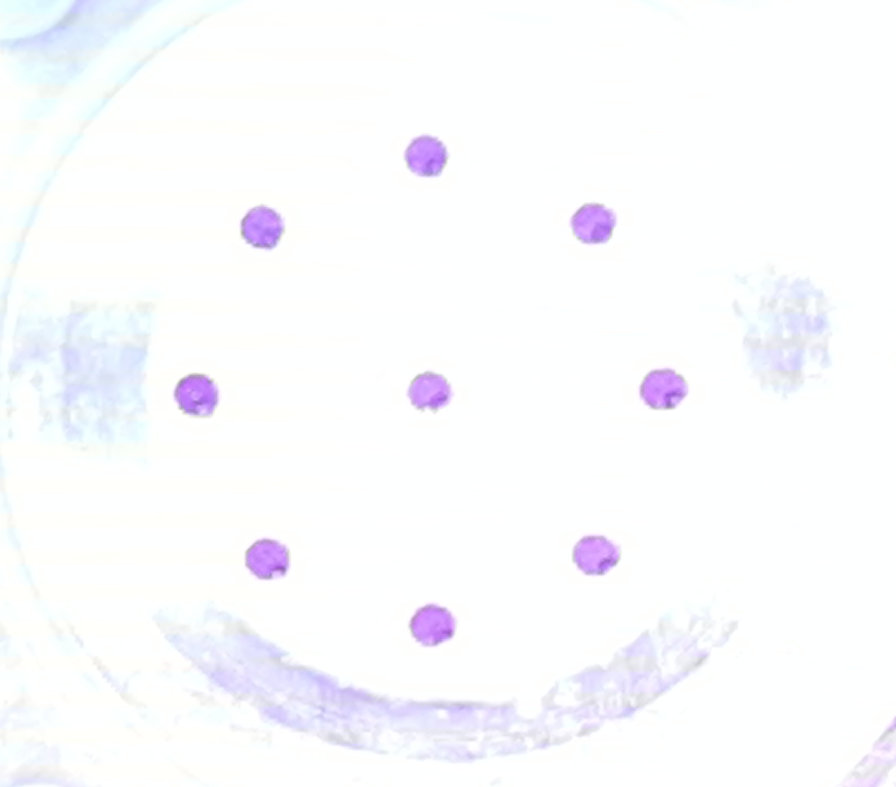
#> input picture mxyr/yuanshi.png, 896 x 787 px, shrunk from 1601 x 1407 before the run
$ python '图片处理模块.py'
#> lines starting #> are read from the running program, lines starting #| are printed output that depends on the picture; after the words box and inside, x2 and y2 are one past the last pixel; in counts of white or black regions, pixels touching at a corner belong together
import cv2
import numpy as np
img = cv2.imread("yuanshi.png")
#> img is the input picture: shape (787, 896, 3); mean B, G, R 253.6, 251, 250.6
img = cv2.cvtColor(img, cv2.COLOR_BGR2GRAY)
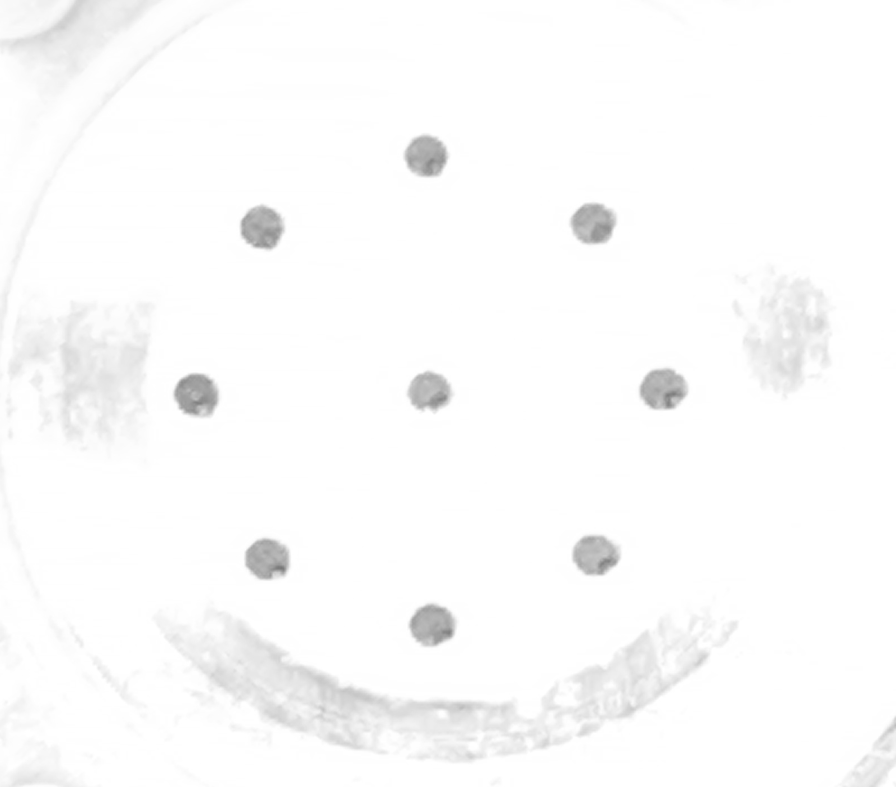
#> img: shape (787, 896); min 120, max 255, mean 251.4
print(type(img))
#| <class 'numpy.ndarray'>
out = 1.31*img
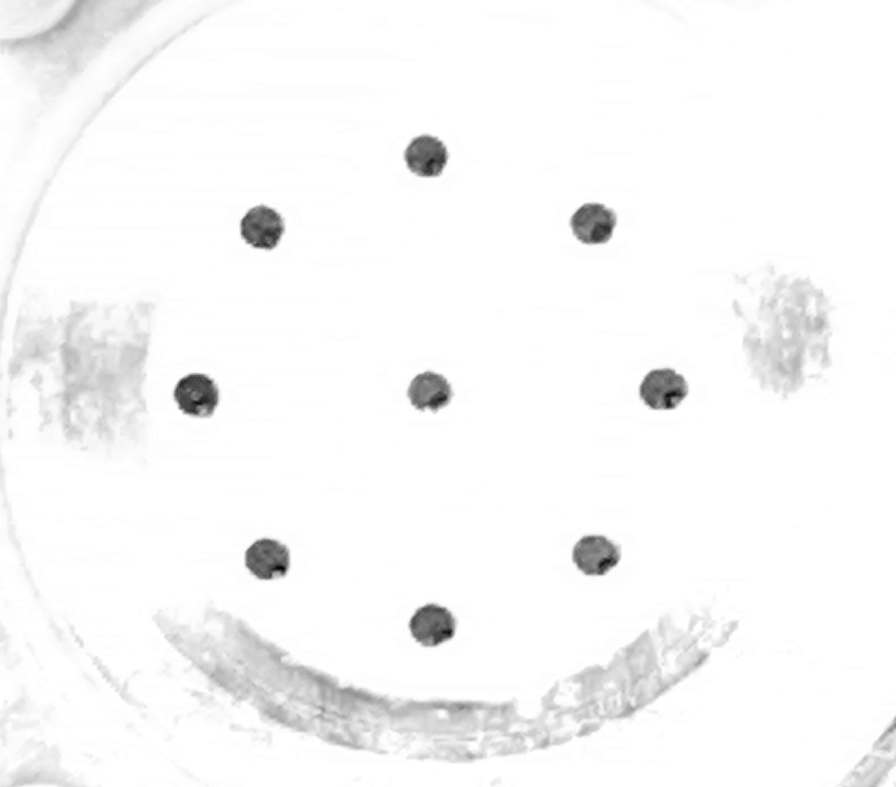
#> out: shape (787, 896) float64; min 157.2, max 334.1, mean 329.3; drawn with min black and max white
print(out)
#> (printed output is left out)
out[out>255] = 255
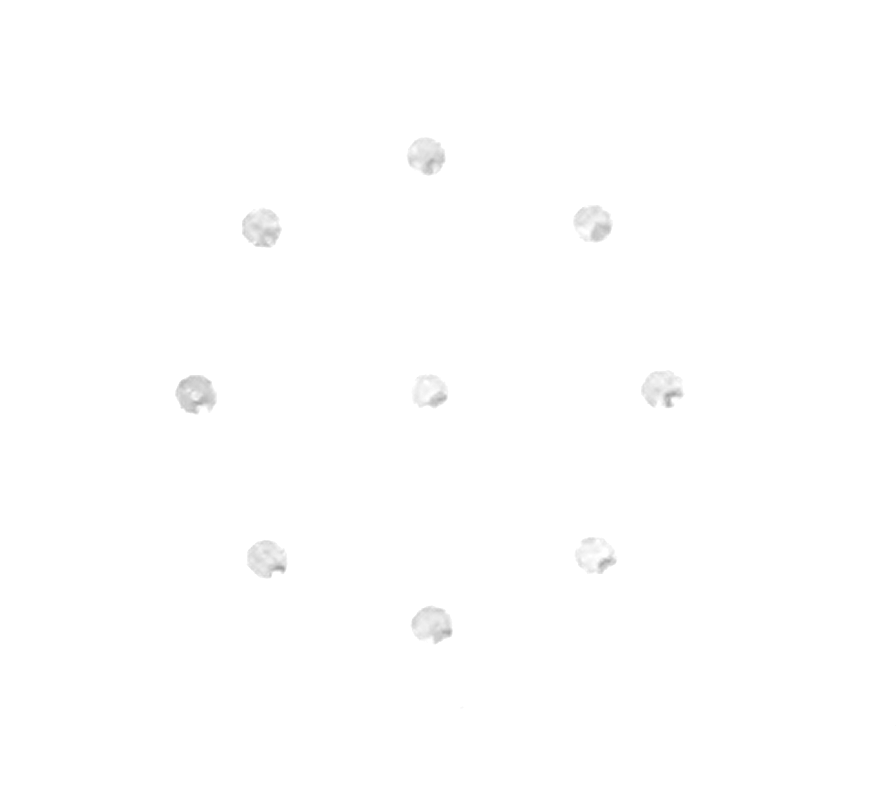
#> out: shape (787, 896) float64; min 157.2, max 255, mean 254.6
out[out<255] = 0
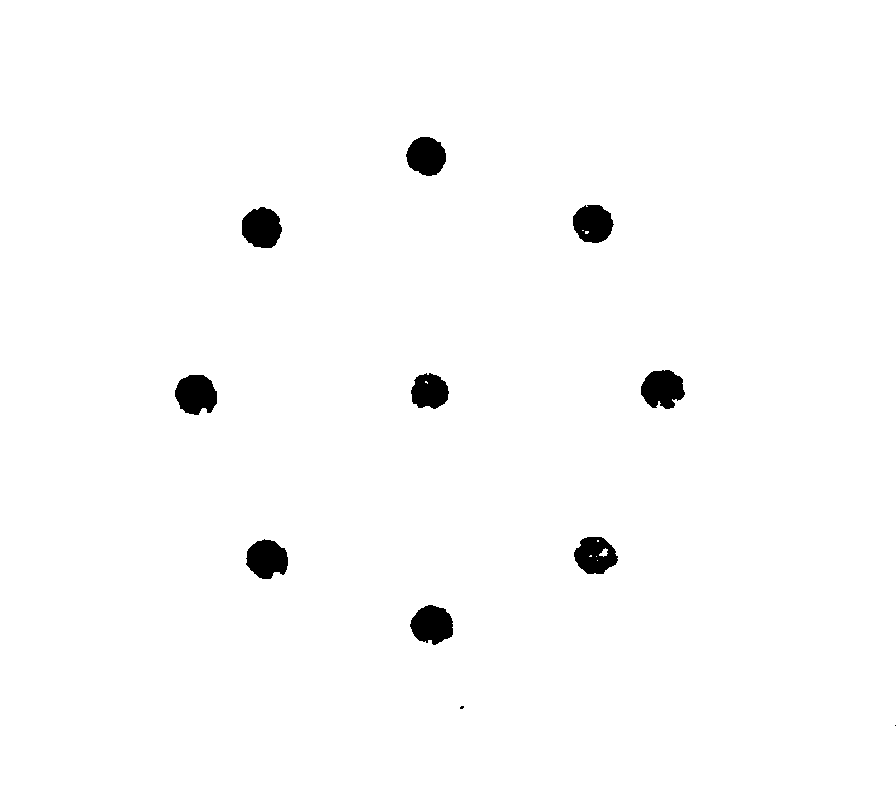
#> out: shape (787, 896) float64; 98.5% white; 11 black regions (2 under 20 px), largest, box (x1, y1, x2, y2) and area: (175, 375, 217, 415) 1296, (641, 370, 685, 409) 1273, (242, 207, 282, 248) 1272
out = np.around(out)
cv2.imwrite("chuli.png", out)

$ run again, with mxyr/test1.png copied over mxyr/yuanshi.png
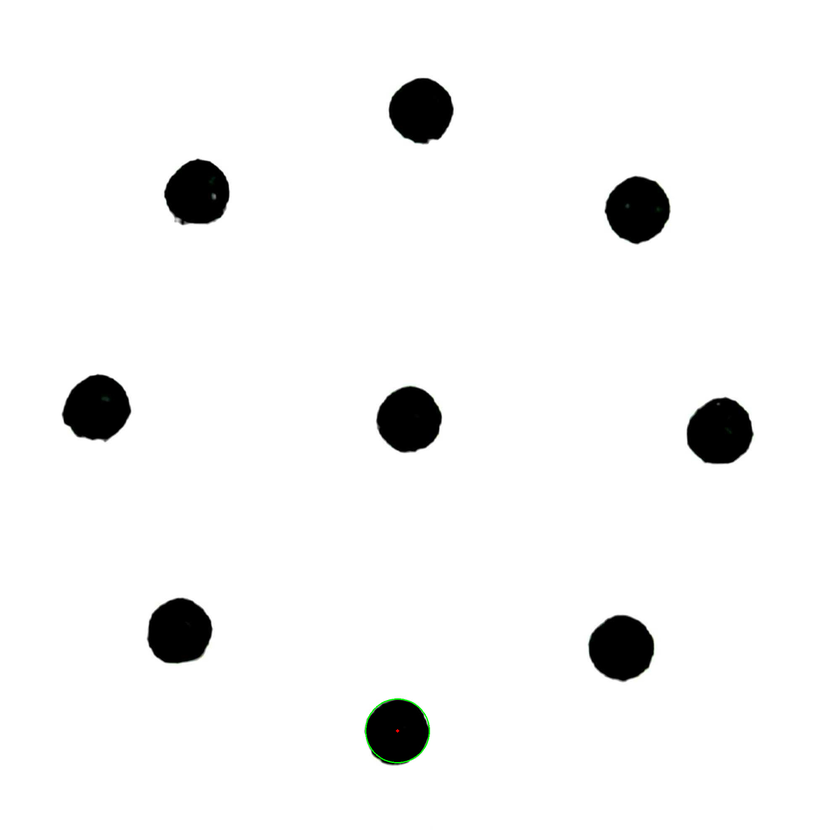
#> input picture mxyr/test1.png, 840 x 840 px, shrunk from 2004 x 2005 before the run
#> img is the input picture: shape (840, 840, 3); mean B, G, R 244.3, 244.4, 244.3
#> img: shape (840, 840)
#| <class 'numpy.ndarray'>
#> (printed output is left out)
#> `out[out<255] = 0`:
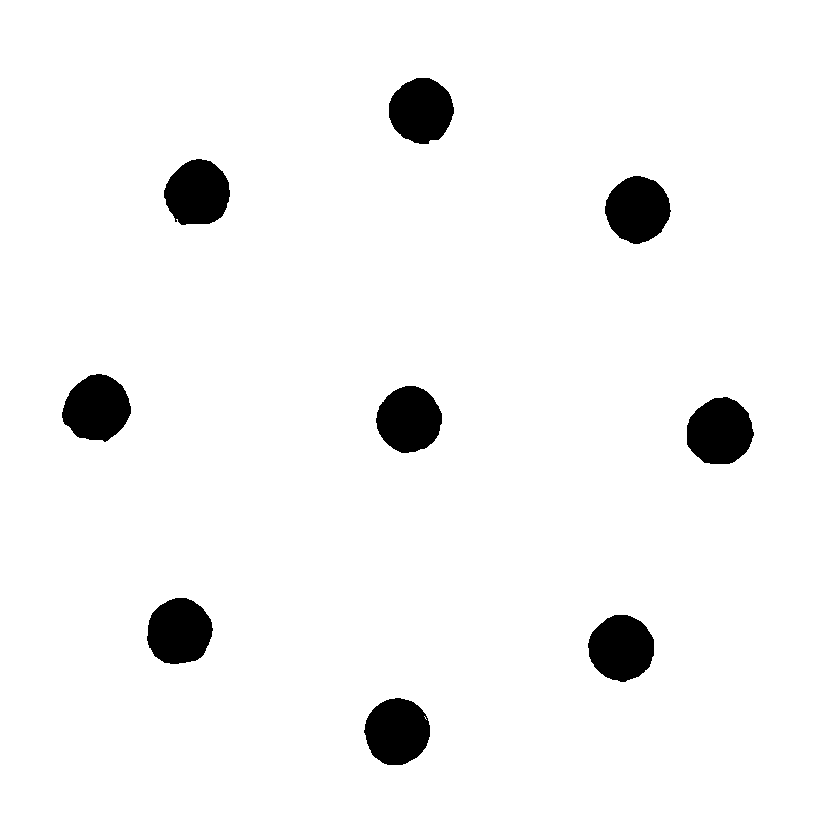
#> out: shape (840, 840) float64; 95.7% white; 9 black regions, largest, box (x1, y1, x2, y2) and area: (687, 397, 754, 464) 3482, (62, 374, 131, 442) 3438, (364, 698, 430, 765) 3411
